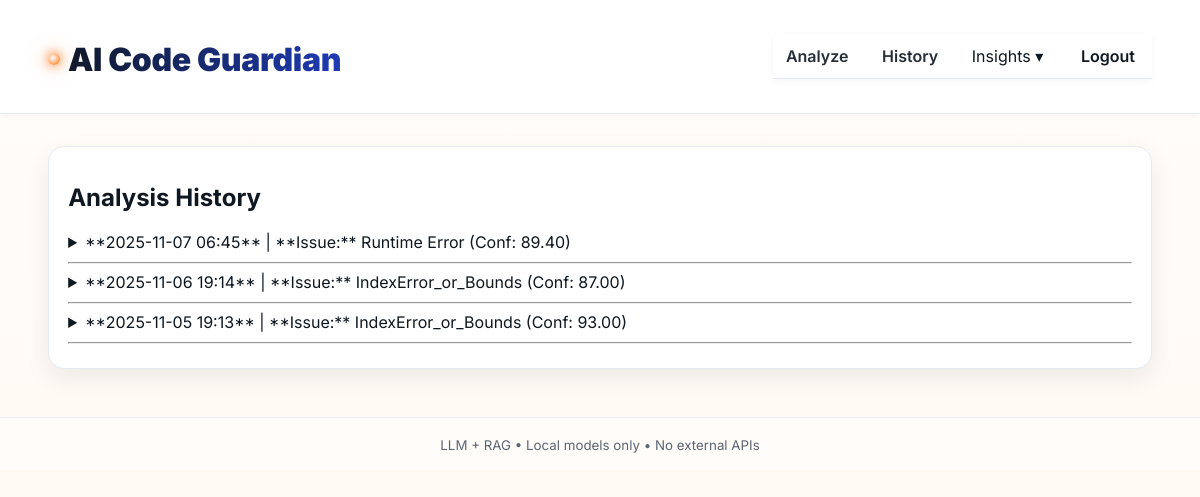
The page /history (signed in) on the database its author committed.
### app.py (models this page shows)
class History(db.Model):
    id = db.Column(db.Integer, primary_key=True)
    timestamp = db.Column(db.DateTime, default=datetime.utcnow, index=True)
    code_snippet = db.Column(db.Text, nullable=False)
    issue_type = db.Column(db.String(128))
    root_cause = db.Column(db.Text)
    confidence = db.Column(db.Float)
    user_id = db.Column(db.Integer, db.ForeignKey("user.id"), nullable=False, index=True)

### app.py (the view)
@app.get("/history")
@login_required
def history_route():
    entries = db.session.execute(
        db.select(History)
          .where(History.user_id == current_user.id)
          .order_by(History.timestamp.desc())
          .limit(10)
    ).scalars()
    return render_template("history.html", entries=entries)

### app.py (called while the page is built)
@login_manager.user_loader
def load_user(user_id):
    try:
        return db.session.get(User, int(user_id))
    except Exception:
        return User.query.get(int(user_id))

### templates/history.html (shortened to what this page needs)
{% extends "layout.html" %}
{% block content %}
<section class="card">
  <h2>Analysis History</h2>
  {% for entry in entries %}
    <details style="margin-bottom: 10px;">
      <summary>
        **{{ entry.timestamp.strftime('%Y-%m-%d %H:%M') }}** |
        **Issue:** {{ entry.issue_type }}
        (Conf: {{ "%.2f"|format(entry.confidence) }})
      </summary>
    </details>
    <hr>
  {% else %}
    <p>No analysis history found.</p>
  {% endfor %}
</section>
{% endblock %}

### static/style.css (style rules this page uses)
:root { --brand-1: #ff6a00; --brand-2: #ffb200; --brand-3: #ff7f36; --shell-bg: #0d1117; --shell-panel: rgba(255,255,255,.06); --shell-border: rgba(255,255,255,.14); --cream: #fff7ee; --cream-ink: #0f1720; --cream-border: #ffe3c3; --text: #eef2ff; --muted: #b9c3d8; --ink: #0f1720; --ink-muted: #3f4b59; --r-lg: 16px; --r-md: 12px; --r-sm: 10px; --shadow-1: 0 8px 24px rgba(0,0,0,.18); --shadow-2: 0 18px 48px rgba(0,0,0,.28); --shadow-warm-1: 0 8px 24px rgba(255,165,100,.15); --shadow-warm-2: 0 24px 60px rgba(255,165,100,.25); --wrap: min(1120px, 92%); }
* { box-sizing:border-box }
html, body { height:100% }
html { scroll-behavior:smooth }
body { margin:0; font-family: Inter, system-ui, Segoe UI, Roboto, Arial, sans-serif; color: var(--text); background: var(--shell-bg); -webkit-font-smoothing: antialiased; -moz-osx-font-smoothing: grayscale; }
.card { background: var(--shell-panel); border:1px solid var(--shell-border); border-radius: var(--r-lg); padding: 1rem 1.2rem; box-shadow: var(--shadow-1); }
:root { --lx-wrap: min(1140px, 92%); --lx-blue-1:#2b56d6; --lx-blue-2:#274fc7; --lx-ink:#0f1720; --lx-muted:#5b6b7f; --lx-orange:#ff6a00; --lx-gold:#ffb200; --lx-cream:#fff7ee; --lx-cream-border:#ffe3c3; --lx-border:#e6eaf1; --lx-paper:#ffffff; --lx-alt:#f6f8fb; --lx-r-lg:16px; --lx-r-md:12px; --lx-shadow-1:0 8px 22px rgba(16,24,40,.08); --lx-shadow-2:0 18px 46px rgba(16,24,40,.12); --lx-shadow-warm-1:0 10px 26px rgba(255,165,100,.18); --lx-shadow-warm-2:0 22px 56px rgba(255,165,100,.28); }
body { background:#fff; color:var(--lx-ink); }
body { background: linear-gradient(180deg, #fffdfb 0%, #fff7ee 100%) !important; color: #0f1720 !important; }
.card, .auth-card, .authPro-box { background: #ffffff !important; border: 1px solid #e6eaf1 !important; box-shadow: 0 8px 24px rgba(16, 24, 40, 0.08) !important; color: #0f1720 !important; }
input, textarea, select, .card, .authPro, .auth-card { background-image: none !important; }

### rows shown on the page
History: timestamp "2025-11-07 06:45", issue_type "Runtime Error", confidence "89.40"
History: timestamp "2025-11-06 19:14", issue_type "IndexError_or_Bounds", confidence "87.00"
History: timestamp "2025-11-05 19:13", issue_type "IndexError_or_Bounds", confidence "93.00"
